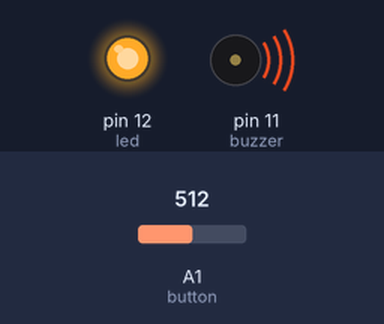
Simulated run of this sketch. Board: Arduino Uno, built with avr-gcc and run on an emulated ATmega328P. On the bench: output pins drawn as LEDs (lit = HIGH), buzzer (waves = sounding, pin HIGH). Inputs (shaded band) come from the test bench; at power-on: A1 (button) = 512.

Above: at 1.2 s.
1.3 s: A1 (button) set to 499
At 2.5 s:
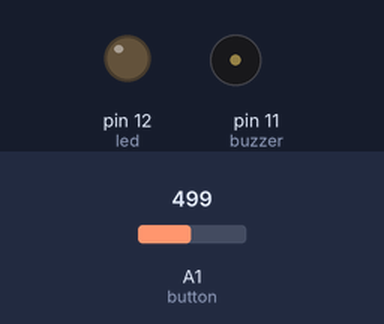
2.8 s: A1 (button) set to 810
At 3.7 s:
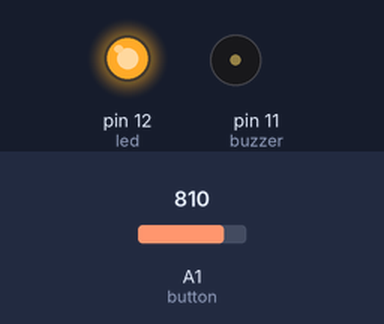
4.3 s: A1 (button) set to 786
At 4.8 s:
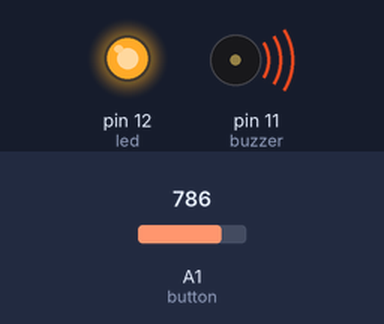
5.8 s: A1 (button) set to 900
At 7.2 s:
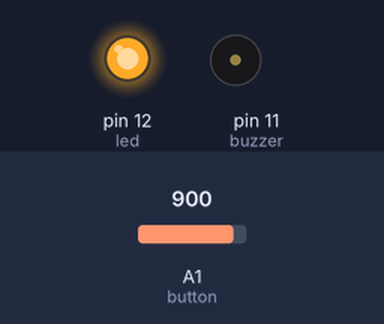
Timing chart, 0 to 8.3 s (numbered marks = the images above; inputs shaded):
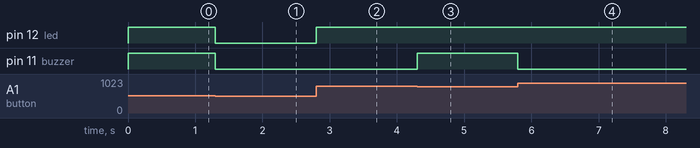

Measured:
- the behaviour switches between 512 and 511 on A1 (button) (found by bisection; images 0 and 1)
- the behaviour switches between 800 and 799 on A1 (button) (found by bisection; images 2 and 3)
- after the input at 1.3 s, pin 12 (led), pin 11 (buzzer): HIGH → LOW at once
- after the input at 2.8 s, pin 12 (led): LOW → HIGH at once
- after the input at 4.3 s, pin 11 (buzzer): LOW → HIGH at once
- after the input at 5.8 s, pin 11 (buzzer): HIGH → LOW at once

The sketch:

AnalogBrick.ino
```cpp
//Wiring code generated from an ArduinoML model
// Application name: AnalogBrick

enum State {low, middle, high};
State currentState = low;
const int button = 1;
const int led = 12;
const int buzzer = 11;


void setup() {
    pinMode(button, INPUT);
    pinMode(led, OUTPUT);
    pinMode(buzzer, OUTPUT);
    Serial.begin(9600);
}

void loop() {
    switch(currentState) {

        case low:
            digitalWrite(led, LOW);
digitalWrite(buzzer, LOW);

            if (analogRead(button) >= 512) {
                currentState = middle;
            }
            break;

        case middle:
            digitalWrite(led, HIGH);
digitalWrite(buzzer, HIGH);

            if (analogRead(button) < 512) {
                currentState = low;
            }

            if (analogRead(button) >= 800) {
                currentState = high;
            }
            break;

        case high:
            digitalWrite(led, HIGH);
digitalWrite(buzzer, LOW);

            if (analogRead(button) < 800) {
                currentState = middle;
            }
            break;

    }
}
```
